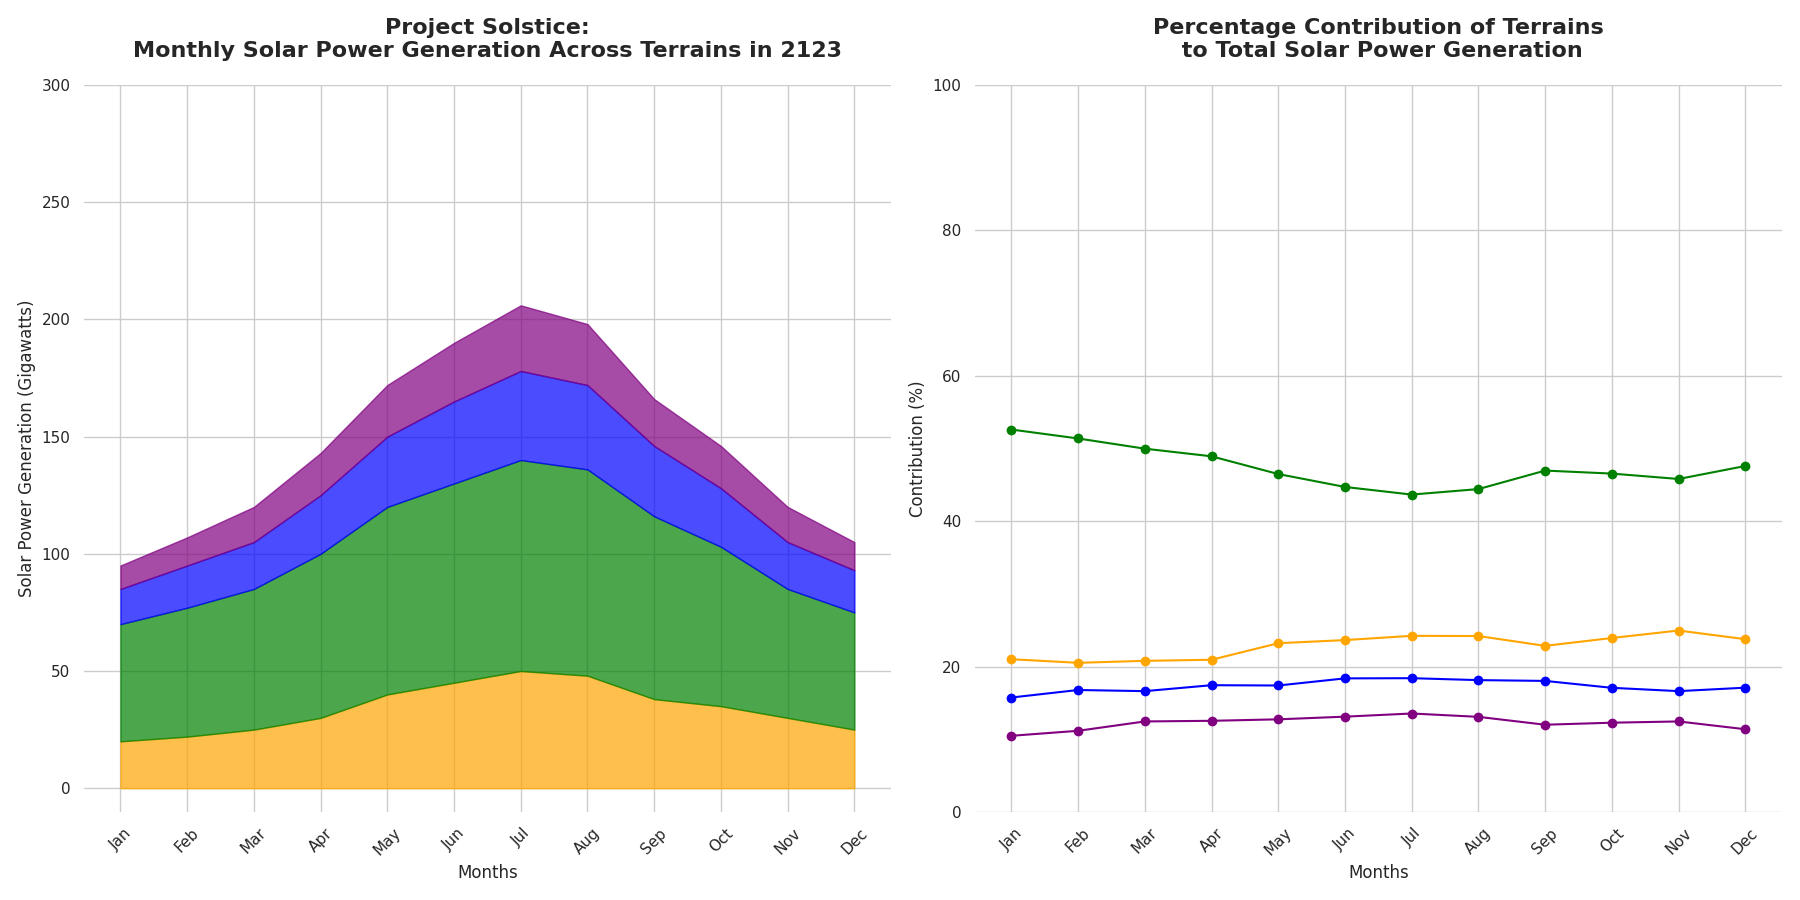

Here is the Python script that generated this plot:
import matplotlib.pyplot as plt
import numpy as np

months = np.array(["Jan", "Feb", "Mar", "Apr", "May", "Jun", "Jul", "Aug", "Sep", "Oct", "Nov", "Dec"])
desert_generation = np.array([20, 22, 25, 30, 40, 45, 50, 48, 38, 35, 30, 25])
mountains_generation = np.array([50, 55, 60, 70, 80, 85, 90, 88, 78, 68, 55, 50])
urban_generation = np.array([15, 18, 20, 25, 30, 35, 38, 36, 30, 25, 20, 18])
ocean_generation = np.array([10, 12, 15, 18, 22, 25, 28, 26, 20, 18, 15, 12])

total_generation = desert_generation + mountains_generation + urban_generation + ocean_generation
desert_percentage = (desert_generation / total_generation) * 100
mountains_percentage = (mountains_generation / total_generation) * 100
urban_percentage = (urban_generation / total_generation) * 100
ocean_percentage = (ocean_generation / total_generation) * 100

fig, axs = plt.subplots(1, 2, figsize=(18, 9))

axs[0].fill_between(months, 0, desert_generation, color='orange', alpha=0.7)
axs[0].fill_between(months, desert_generation, desert_generation + mountains_generation, color='green', alpha=0.7)
axs[0].fill_between(months, desert_generation + mountains_generation, desert_generation + mountains_generation + urban_generation, color='blue', alpha=0.7)
axs[0].fill_between(months, desert_generation + mountains_generation + urban_generation, total_generation, color='purple', alpha=0.7)
axs[0].set_title("Project Solstice:\nMonthly Solar Power Generation Across Terrains in 2123", fontsize=16, weight='bold', pad=20)
axs[0].set_xlabel("Months", fontsize=12)
axs[0].set_ylabel("Solar Power Generation (Gigawatts)", fontsize=12)
axs[0].set_xticks(months)
axs[0].tick_params(axis='x', rotation=45)
axs[0].set_yticks(np.arange(0, 301, 50))
axs[0].spines['top'].set_visible(False)
axs[0].spines['right'].set_visible(False)
axs[0].spines['left'].set_visible(False)
axs[0].spines['bottom'].set_visible(False)

axs[1].plot(months, desert_percentage, marker='o', linestyle='-', color='orange')
axs[1].plot(months, mountains_percentage, marker='o', linestyle='-', color='green')
axs[1].plot(months, urban_percentage, marker='o', linestyle='-', color='blue')
axs[1].plot(months, ocean_percentage, marker='o', linestyle='-', color='purple')
axs[1].set_title("Percentage Contribution of Terrains\n to Total Solar Power Generation", fontsize=16, weight='bold', pad=20)
axs[1].set_xlabel("Months", fontsize=12)
axs[1].set_ylabel("Contribution (%)", fontsize=12)
axs[1].set_xticks(months)
axs[1].tick_params(axis='x', rotation=45)
axs[1].set_yticks(np.arange(0, 101, 20))
axs[1].spines['top'].set_visible(False)
axs[1].spines['right'].set_visible(False)
axs[1].spines['left'].set_visible(False)
axs[1].spines['bottom'].set_visible(False)

plt.tight_layout()
plt.show()
